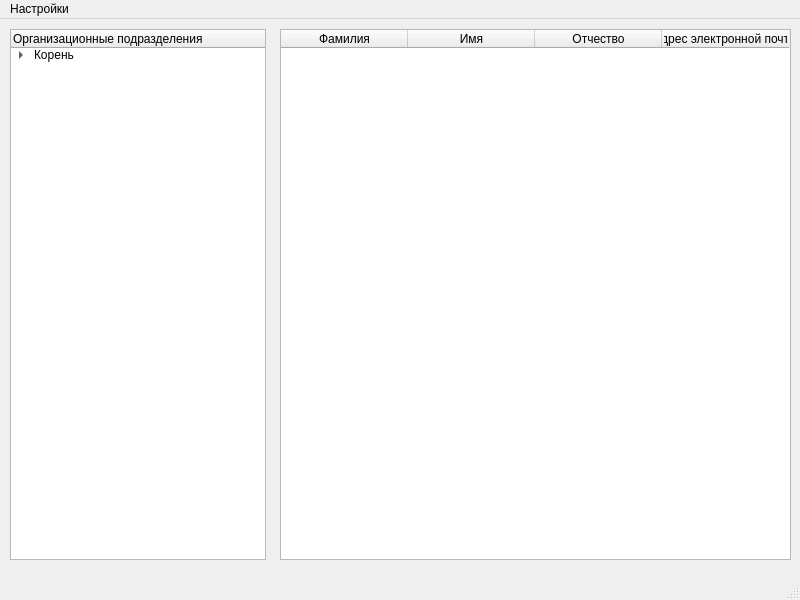
<?xml version="1.0" encoding="UTF-8"?>
<ui version="4.0">
 <class>mainForm</class>
 <widget class="QMainWindow" name="mainForm">
  <property name="windowModality">
   <enum>Qt::ApplicationModal</enum>
  </property>
  <property name="geometry">
   <rect>
    <x>0</x>
    <y>0</y>
    <width>800</width>
    <height>600</height>
   </rect>
  </property>
  <property name="minimumSize">
   <size>
    <width>800</width>
    <height>600</height>
   </size>
  </property>
  <property name="maximumSize">
   <size>
    <width>800</width>
    <height>600</height>
   </size>
  </property>
  <property name="windowTitle">
   <string>Управление Google Workspace</string>
  </property>
  <widget class="QWidget" name="centralwidget">
   <widget class="QTreeWidget" name="treeOrgUnits">
    <property name="geometry">
     <rect>
      <x>10</x>
      <y>10</y>
      <width>256</width>
      <height>531</height>
     </rect>
    </property>
    <property name="columnCount">
     <number>1</number>
    </property>
    <column>
     <property name="text">
      <string>Организационные подразделения</string>
     </property>
    </column>
    <item>
     <property name="text">
      <string>Корень</string>
     </property>
     <item>
      <property name="text">
       <string>Студенты</string>
      </property>
      <item>
       <property name="text">
        <string>Очное отделение</string>
       </property>
      </item>
      <item>
       <property name="text">
        <string>Заочное отделение</string>
       </property>
      </item>
     </item>
     <item>
      <property name="text">
       <string>Работники</string>
      </property>
     </item>
    </item>
   </widget>
   <widget class="QTableWidget" name="tableUsers">
    <property name="geometry">
     <rect>
      <x>280</x>
      <y>10</y>
      <width>511</width>
      <height>531</height>
     </rect>
    </property>
    <attribute name="horizontalHeaderDefaultSectionSize">
     <number>127</number>
    </attribute>
    <attribute name="verticalHeaderMinimumSectionSize">
     <number>21</number>
    </attribute>
    <attribute name="verticalHeaderDefaultSectionSize">
     <number>31</number>
    </attribute>
    <column>
     <property name="text">
      <string>Фамилия</string>
     </property>
    </column>
    <column>
     <property name="text">
      <string>Имя</string>
     </property>
    </column>
    <column>
     <property name="text">
      <string>Отчество</string>
     </property>
    </column>
    <column>
     <property name="text">
      <string>Адрес электронной почты</string>
     </property>
    </column>
   </widget>
  </widget>
  <widget class="QMenuBar" name="menubar">
   <property name="geometry">
    <rect>
     <x>0</x>
     <y>0</y>
     <width>800</width>
     <height>22</height>
    </rect>
   </property>
   <widget class="QMenu" name="menu">
    <property name="title">
     <string>Настройки</string>
    </property>
    <widget class="QMenu" name="menu_2">
     <property name="title">
      <string>Электронная почта</string>
     </property>
     <addaction name="action_2"/>
     <addaction name="action_3"/>
    </widget>
    <addaction name="menu_2"/>
    <addaction name="actionGoogle_Workspace"/>
   </widget>
   <addaction name="menu"/>
  </widget>
  <widget class="QStatusBar" name="statusbar"/>
  <action name="action_2">
   <property name="text">
    <string>Проверка подключения</string>
   </property>
  </action>
  <action name="action_3">
   <property name="text">
    <string>Настройка</string>
   </property>
  </action>
  <action name="actionGoogle_Workspace">
   <property name="text">
    <string>Google Workspace</string>
   </property>
  </action>
 </widget>
 <resources/>
 <connections/>
</ui>
